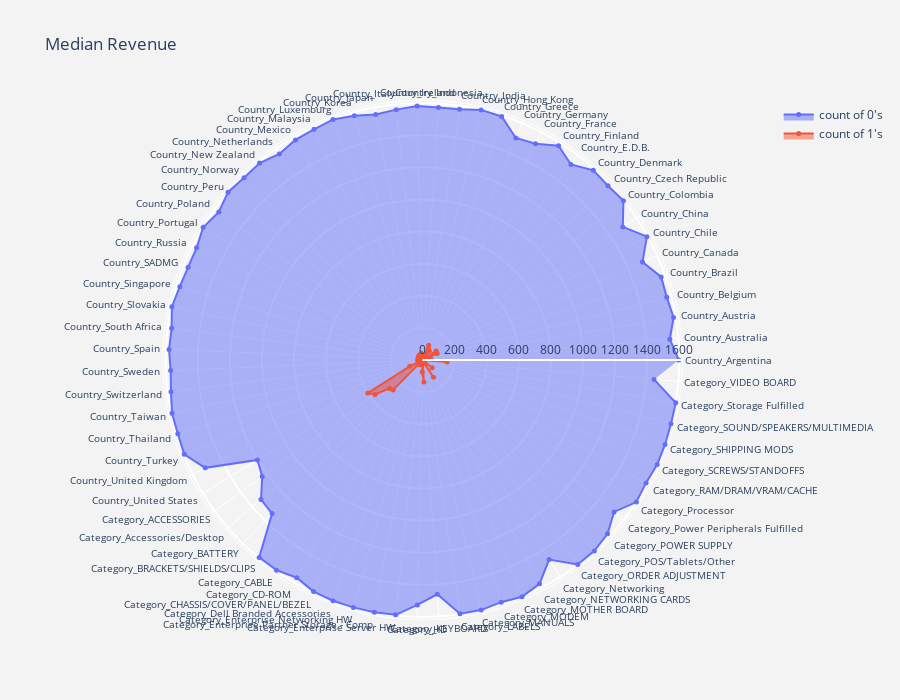

Source (notebook cell):
### Code cell
#separating binary columns
bi_cs = rev.nunique()[rev.nunique() <= 2].keys()
dat_rad = rev[bi_cs]

#plotting radar chart for revenue range (binary variables)
def plot_radar(df,aggregate,title) :
    data_frame = df[df["Revenue_Rng"] == aggregate] 
    data_frame_x = data_frame[bi_cs].sum().reset_index()
    data_frame_x.columns  = ["feature","yes"]
    data_frame_x["no"]    = data_frame.shape[0]  - data_frame_x["yes"]
    data_frame_x  = data_frame_x[data_frame_x["feature"] != "Revenue_Rng"]
    
    #count of 1's(yes)
    trace1 = go.Scatterpolar(r = data_frame_x["yes"].values.tolist(),
                             theta = data_frame_x["feature"].tolist(),
                             fill  = "toself",name = "count of 1's",
                             mode = "markers+lines",
                             marker = dict(size = 5)
                            )
    #count of 0's(No)
    trace2 = go.Scatterpolar(r = data_frame_x["no"].values.tolist(),
                             theta = data_frame_x["feature"].tolist(),
                             fill  = "toself",name = "count of 0's",
                             mode = "markers+lines",
                             marker = dict(size = 5)
                            ) 
    
    trace3 = go.Scatterpolar(r = data_frame_x["no"].values.tolist(),
                             theta = data_frame_x["feature"].tolist(),
                             fill  = "toself",name = "count of 0's",
                             mode = "markers+lines",
                             marker = dict(size = 5)
                            ) 
    layout = go.Layout(dict(polar = dict(radialaxis = dict(visible = True,
                                                           side = "counterclockwise",
                                                           showline = True,
                                                           linewidth = 2,
                                                           tickwidth = 2,
                                                           gridcolor = "white",
                                                           gridwidth = 2),
                                         angularaxis = dict(tickfont = dict(size = 10),
                                                            layer = "below traces"
                                                           ),
                                         bgcolor  = "rgb(243,243,243)",
                                        ),
                            paper_bgcolor = "rgb(243,243,243)",
                            title = title,height = 700))
    
    data = [trace2,trace1]
    fig = go.Figure(data=data,layout=layout)
    py.iplot(fig)

#plot
plot_radar(dat_rad,1,"Median Revenue")
plot_radar(dat_rad,0,"Mean Revenue")

### Figure 1 — Plotly figure (JSON) as saved in the notebook; plotly's stock layout.template omitted (floating-point values rounded to 4 significant figures)
{"data": [{"fill": "toself", "marker": {"size": 5}, "mode": "markers+lines", "name": "count of 0's", "r": [1596, 1546, 1586, 1571, 1574, 1500, 1595, 1498, 1597, 1585, 1590, 1529, 1581, 1520, 1500, 1595, 1600, 1578, 1576, 1583, 1568, 1557, 1580, 1599, 1588, 1583, 1563, 1592, 1589, 1600, 1568, 1597, 1571, 1570, 1579, 1596, 1575, 1580, 1570, 1579, 1595, 1592, 1596, 1511, 1202, 1234, 1329, 1339, 1596, 1594, 1566, 1594, 1600, 1600, 1600, 1596, 1526, 1462, 1597, 1600, 1586, 1600, 1573, 1472, 1599, 1600, 1581, 1523, 1599, 1589, 1600, 1600, 1598, 1600, 1447], "theta": ["Country_Argentina", "Country_Australia", "Country_Austria", "Country_Belgium", "Country_Brazil", "Country_Canada", "Country_Chile", "Country_China", "Country_Colombia", "Country_Czech Republic", "Country_Denmark", "Country_E.D.B.", "Country_Finland", "Country_France", "Country_Germany", "Country_Greece", "Country_Hong Kong", "Country_India", "Country_Indonesia", "Country_Ireland", "Country_Italy", "Country_Japan", "Country_Korea", "Country_Luxemburg", "Country_Malaysia", "Country_Mexico", "Country_Netherlands", "Country_New Zealand", "Country_Norway", "Country_Peru", "Country_Poland", "Country_Portugal", "Country_Russia", "Country_SADMG", "Country_Singapore", "Country_Slovakia", "Country_South Africa", "Country_Spain", "Country_Sweden", "Country_Switzerland", "Country_Taiwan", "Country_Thailand", "Country_Turkey", "Country_United Kingdom", "Country_United States", "Category_ACCESSORIES", "Category_Accessories/Desktop", "Category_BATTERY", "Category_BRACKETS/SHIELDS/CLIPS", "Category_CABLE", "Category_CD-ROM", "Category_CHASSIS/COVER/PANEL/BEZEL", "Category_Dell Branded Accessories", "Category_Enterprise Networking HW", "Category_Enterprise Partner Storage - Comp", "Category_Enterprise Server HW", "Category_HD", "Category_KEYBOARD", "Category_LABELS", "Category_MANUALS", "Category_MODEM", "Category_MOTHER BOARD", "Category_NETWORKING CARDS", "Category_Networking", "Category_ORDER ADJUSTMENT", "Category_POS/Tablets/Other", "Category_POWER SUPPLY", "Category_Power Peripherals Fulfilled", "Category_Processor", "Category_RAM/DRAM/VRAM/CACHE", "Category_SCREWS/STANDOFFS", "Category_SHIPPING MODS", "Category_SOUND/SPEAKERS/MULTIMEDIA", "Category_Storage Fulfilled", "Category_VIDEO BOARD"], "type": "scatterpolar"}, {"fill": "toself", "marker": {"size": 5}, "mode": "markers+lines", "name": "count of 1's", "r": [4, 54, 14, 29, 26, 100, 5, 102, 3, 15, 10, 71, 19, 80, 100, 5, 0, 22, 24, 17, 32, 43, 20, 1, 12, 17, 37, 8, 11, 0, 32, 3, 29, 30, 21, 4, 25, 20, 30, 21, 5, 8, 4, 89, 398, 366, 271, 261, 4, 6, 34, 6, 0, 0, 0, 4, 74, 138, 3, 0, 14, 0, 27, 128, 1, 0, 19, 77, 1, 11, 0, 0, 2, 0, 153], "theta": ["Country_Argentina", "Country_Australia", "Country_Austria", "Country_Belgium", "Country_Brazil", "Country_Canada", "Country_Chile", "Country_China", "Country_Colombia", "Country_Czech Republic", "Country_Denmark", "Country_E.D.B.", "Country_Finland", "Country_France", "Country_Germany", "Country_Greece", "Country_Hong Kong", "Country_India", "Country_Indonesia", "Country_Ireland", "Country_Italy", "Country_Japan", "Country_Korea", "Country_Luxemburg", "Country_Malaysia", "Country_Mexico", "Country_Netherlands", "Country_New Zealand", "Country_Norway", "Country_Peru", "Country_Poland", "Country_Portugal", "Country_Russia", "Country_SADMG", "Country_Singapore", "Country_Slovakia", "Country_South Africa", "Country_Spain", "Country_Sweden", "Country_Switzerland", "Country_Taiwan", "Country_Thailand", "Country_Turkey", "Country_United Kingdom", "Country_United States", "Category_ACCESSORIES", "Category_Accessories/Desktop", "Category_BATTERY", "Category_BRACKETS/SHIELDS/CLIPS", "Category_CABLE", "Category_CD-ROM", "Category_CHASSIS/COVER/PANEL/BEZEL", "Category_Dell Branded Accessories", "Category_Enterprise Networking HW", "Category_Enterprise Partner Storage - Comp", "Category_Enterprise Server HW", "Category_HD", "Category_KEYBOARD", "Category_LABELS", "Category_MANUALS", "Category_MODEM", "Category_MOTHER BOARD", "Category_NETWORKING CARDS", "Category_Networking", "Category_ORDER ADJUSTMENT", "Category_POS/Tablets/Other", "Category_POWER SUPPLY", "Category_Power Peripherals Fulfilled", "Category_Processor", "Category_RAM/DRAM/VRAM/CACHE", "Category_SCREWS/STANDOFFS", "Category_SHIPPING MODS", "Category_SOUND/SPEAKERS/MULTIMEDIA", "Category_Storage Fulfilled", "Category_VIDEO BOARD"], "type": "scatterpolar"}], "layout": {"height": 700, "paper_bgcolor": "rgb(243,243,243)", "polar": {"angularaxis": {"layer": "below traces", "tickfont": {"size": 10}}, "bgcolor": "rgb(243,243,243)", "radialaxis": {"gridcolor": "white", "gridwidth": 2, "linewidth": 2, "showline": true, "side": "counterclockwise", "tickwidth": 2, "visible": true}}, "title": {"text": "Median Revenue"}}}
